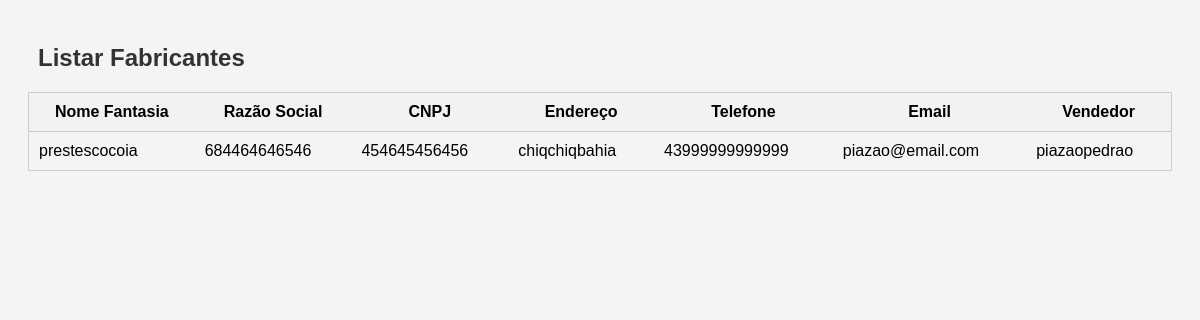
The app's page /venda/listar_fabricantes/ with its own data.
### venda/models.py (models this page shows, shortened)
class Fabricante(models.Model):
    nome_fantasia = models.CharField(max_length=100)
    razao_social = models.CharField(max_length=100)
    cnpj = models.CharField(max_length=20, unique=True)
    endereco = models.CharField(max_length=200)
    telefone = models.CharField(max_length=15)
    email = models.EmailField(unique=True)
    vendedor = models.CharField(max_length=100)

### venda/views.py (the view)
# urls.py: path('listar_fabricantes/', listar_fabricantes_view, name='listar_fabricantes'),
def listar_fabricantes_view(request):
    fabricantes = Fabricante.objects.all()
    return render(request, 'venda/listar_fabricantes.html', {'fabricantes': fabricantes})

### venda/templates/venda/listar_fabricantes.html (shortened to what this page needs)
<!DOCTYPE html>
<html>
<head>
</head>
<body>
    <h1> Listar Fabricantes</h1>
    <table>
        <thead>
            <tr>
                <th>Nome Fantasia</th>
                <th>Razão Social</th>
                <th>CNPJ</th>
                <th>Endereço</th>
                <th>Telefone</th>
                <th>Email</th>
                <th>Vendedor</th>
            </tr>
        </thead>
        <tbody>
            {% for fabricante in fabricantes %}
            <tr>
                <td>{{ fabricante.nome_fantasia }}</td>
                <td>{{ fabricante.razao_social }}</td>
                <td>{{ fabricante.cnpj }}</td>
                <td>{{ fabricante.endereco }}</td>
                <td>{{ fabricante.telefone }}</td>
                <td>{{ fabricante.email }}</td>
                <td>{{ fabricante.vendedor }}</td>
            </tr>
            {% endfor %}
        </tbody>
    </table>
</body>
</html>

### venda/templates/venda/listar_fabricantes.html (style rules this page uses)
body { font-family: Arial, sans-serif; background-color: #f4f4f4; padding: 20px; }
h1 { font-size: 24px; margin-bottom: 20px; color: #333; }
table { width: 100%; border-collapse: collapse; border: 1px solid #ccc; }
th, td { padding: 10px; border-bottom: 1px solid #ccc; }
th { background-color: #f2f2f2; }

### records on screen
Fabricante: nome_fantasia "prestescocoia", razao_social "684464646546", cnpj "454645456456", endereco "chiqchiqbahia", telefone "43999999999999", email "piazao@email.com", vendedor "piazaopedrao"
